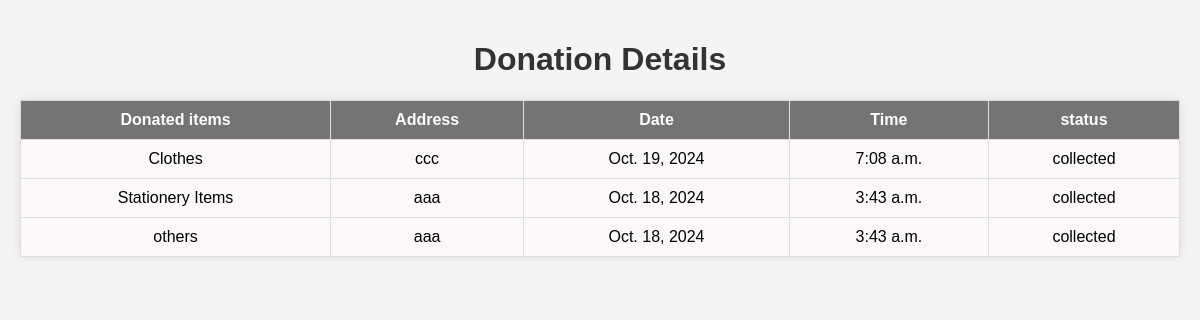
Page /admdonarlist on the committed database.
### orphan/models.py (models this page shows)
class userdonatedb(models.Model):
    name=models.TextField()
    d_item=models.TextField()
    address=models.TextField()
    date=models.DateField()
    time=models.TimeField()
    collected=models.BooleanField(default=False)

### orphan/views.py (the view)
# urls.py: path('admdonarlist',views.admdonarlist,name="admdonarlist"),
def admdonarlist(request):
    ditem=userdonatedb.objects.all()
    return render(request,'admdonarlist.html',{'ditem':ditem})

### template/admdonarlist.html (shortened to what this page needs)
<!DOCTYPE html>
<html lang="en">
<head>
</head>
<body>
    <h1>Donation Details</h1>
    <table>
        <thead>
            <tr>
                <th>Donated items</th>
                <th>Address</th>
                <th>Date</th>
                <th>Time</th>
                <th>status</th>
            </tr>
        </thead>
        <tbody>
            {% for i in ditem reversed %}
            <tr>
                <td>{{ i.d_item }}</td>
                <td>{{ i.address }}</td>
                <td>{{ i.date }}</td>
                <td>{{ i.time }}</td>
                <td>
                    {% if not i.collected %}
                <a href="{% url 'status' i.id %}">
                    click to collect
                </a>
                {% else %}
                collected
                {% endif %}
            </td>
            </tr>
            {% endfor %}
        </tbody>
    </table>
</body>
</html>

### template/admdonarlist.html (style rules this page uses)
body { font-family: Arial, sans-serif; margin: 0; padding: 20px; background-color: #f4f4f4; }
table { width: 100%; border-collapse: collapse; margin: 20px 0; background-color: #fff; box-shadow: 0 0 10px rgba(0, 0, 0, 0.1); }
th, td { padding: 10px; text-align: center; border: 1px solid #ddd; }
th { background-color: #757373; color: #fff; }
td { background-color: #fcf8f8; }
h1 { text-align: center; color: #333; }

### rows in the picture
userdonatedb: d_item "Clothes", address "ccc", date "Oct. 19, 2024", time "7:08 a.m.", collected "collected"
userdonatedb: d_item "Stationery Items", address "aaa", date "Oct. 18, 2024", time "3:43 a.m.", collected "collected"
userdonatedb: d_item "others", address "aaa", date "Oct. 18, 2024", time "3:43 a.m.", collected "collected"
